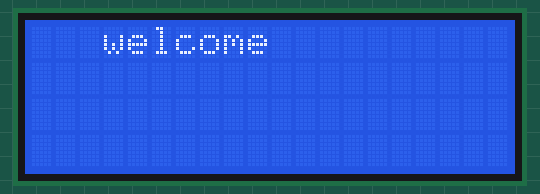
This program was run on a simulated Arduino Mega 2560, built with avr-gcc and run on an emulated ATmega2560. Shown: 20×4 character LCD.

Above: at 0.1 s.
At 1.53 s:
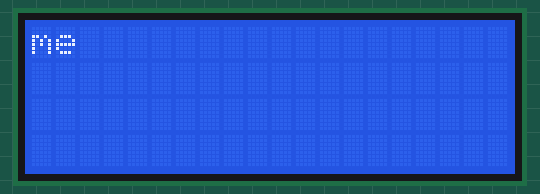
At 2.75 s:
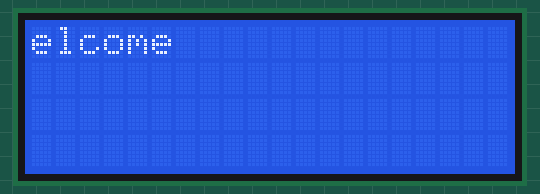
At 7.49 s:
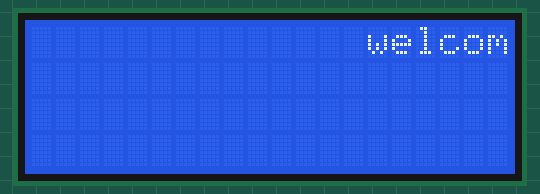
At 8.19 s:
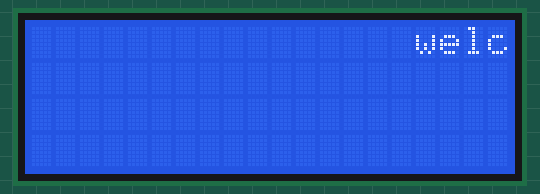
At 8.88 s:
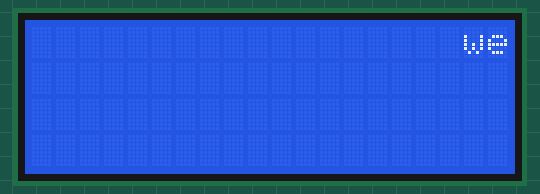

The program:

main.cpp
```cpp
#include <Arduino.h>
#include <Wire.h>
#include <LiquidCrystal_I2C.h>

LiquidCrystal_I2C lcd(0x27, 20, 4);

const char *welcome = "welcome";

void setup()
{
  lcd.init();
  lcd.backlight();

  lcd.setCursor(3, 0);
  lcd.print("welcome");
  delay(1000);
  lcd.clear();
}

void loop()
{
  for (int i = 6; i > 0; i--)
  {
    lcd.setCursor(0, 0);
    lcd.print((welcome + i));
    delay(300);
  }
  for (int i = 0; i < 20; i++)
  {
    lcd.setCursor(i, 0);
    lcd.print("welcome");

    if (i > 12)
    {
      for (int j = 0; j < 20; j++)
      {
        lcd.setCursor(j, 2);
        lcd.print(" ");
      }
    }
    delay(300);
    lcd.clear();
  }
}
```

Measured:
- by itself, everything shown: repeats every 8.3 s, in 27 steps
